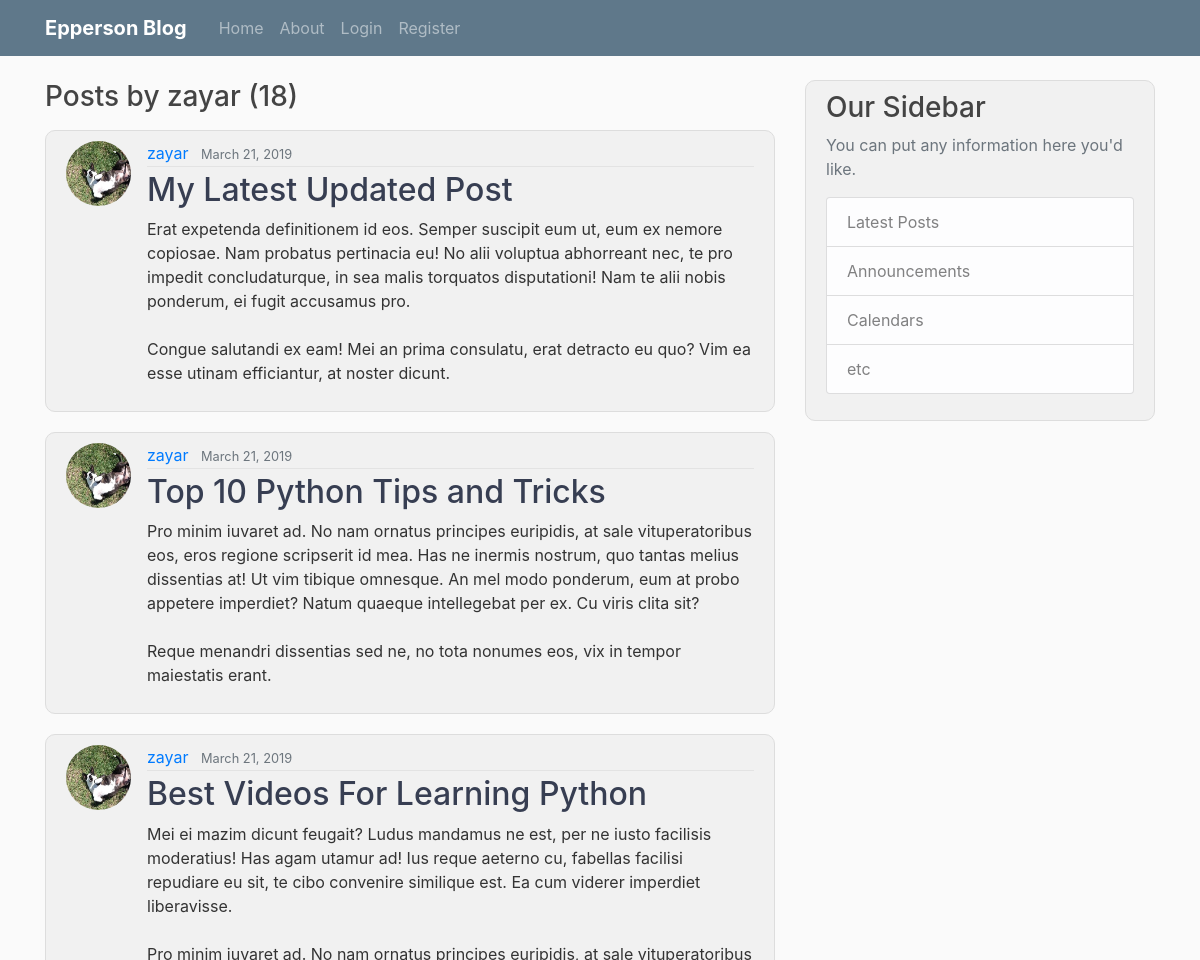
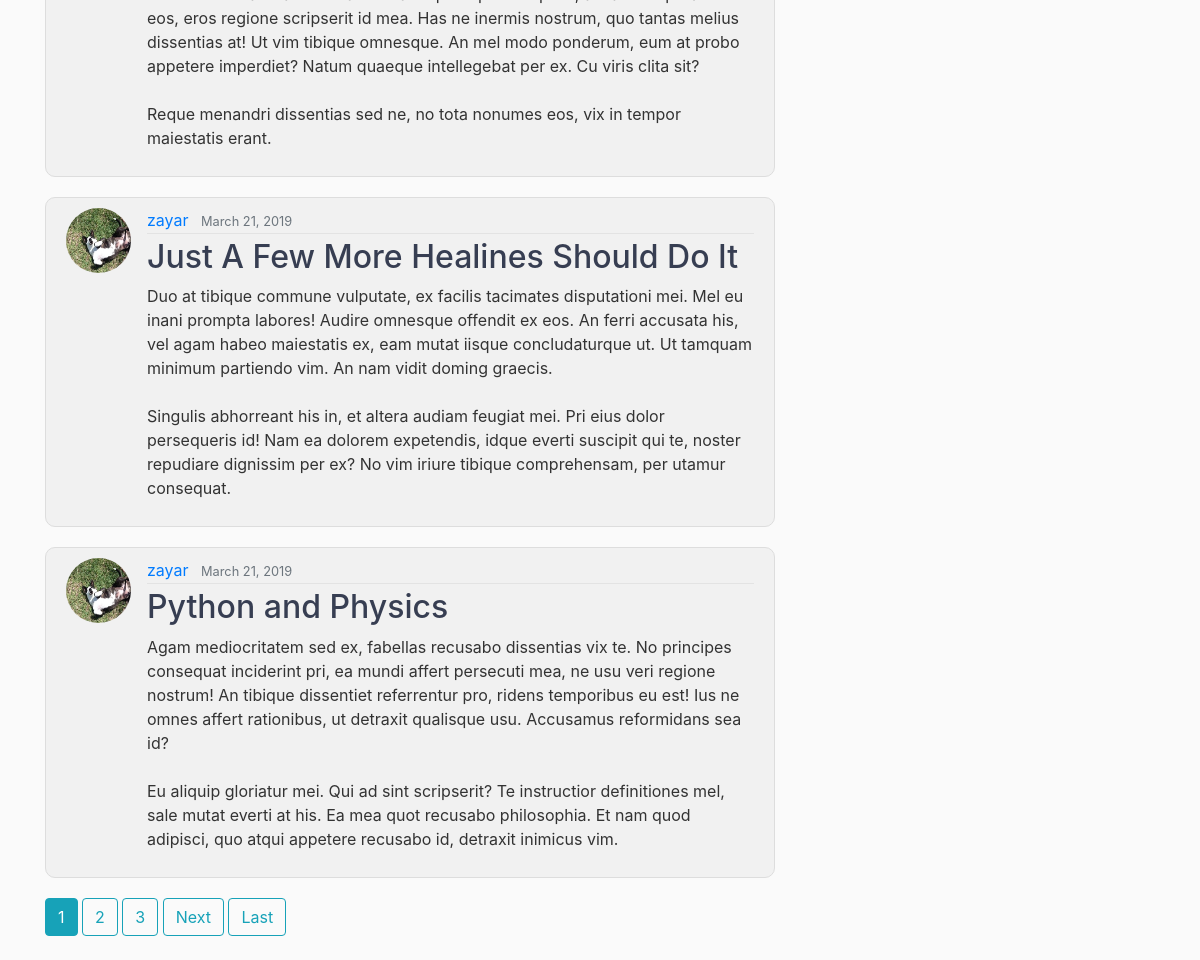
The app's page /user/zayar, older data (2 pictures, top to bottom).
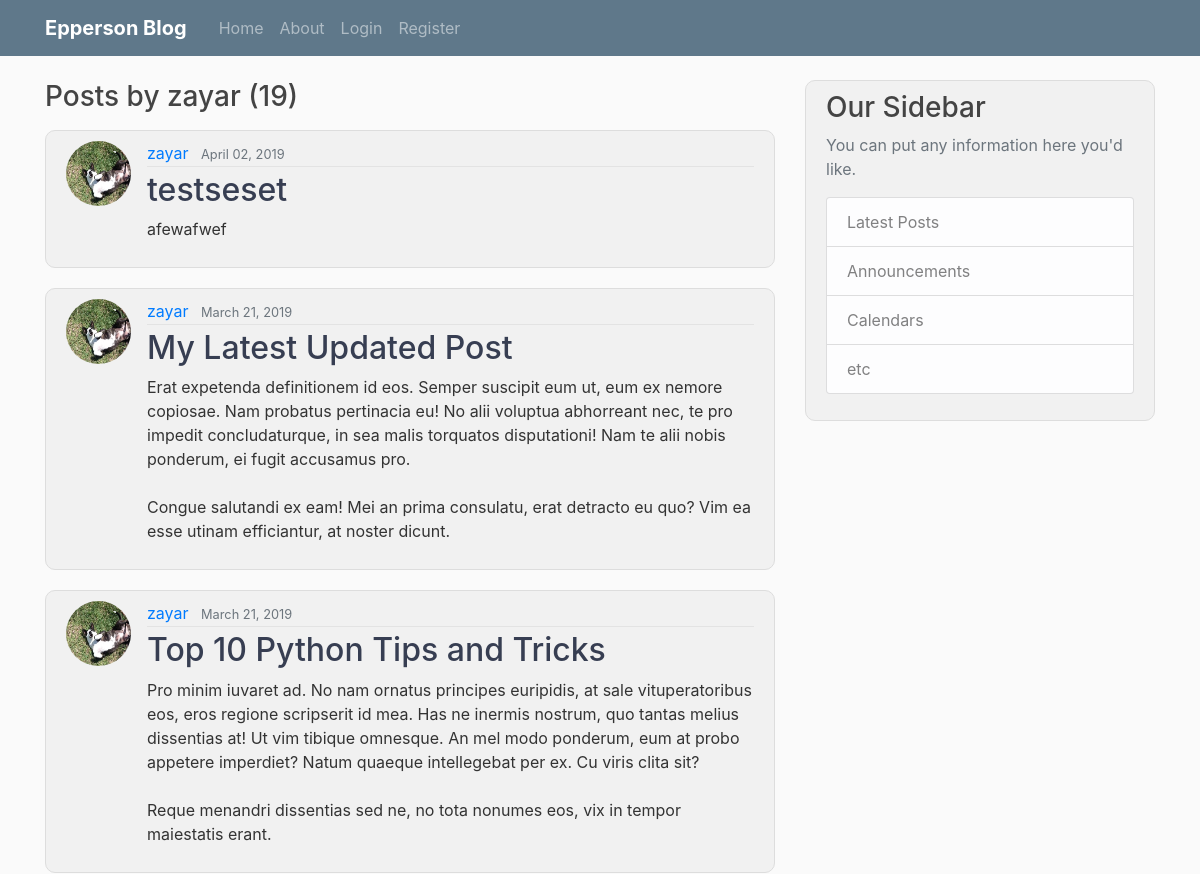
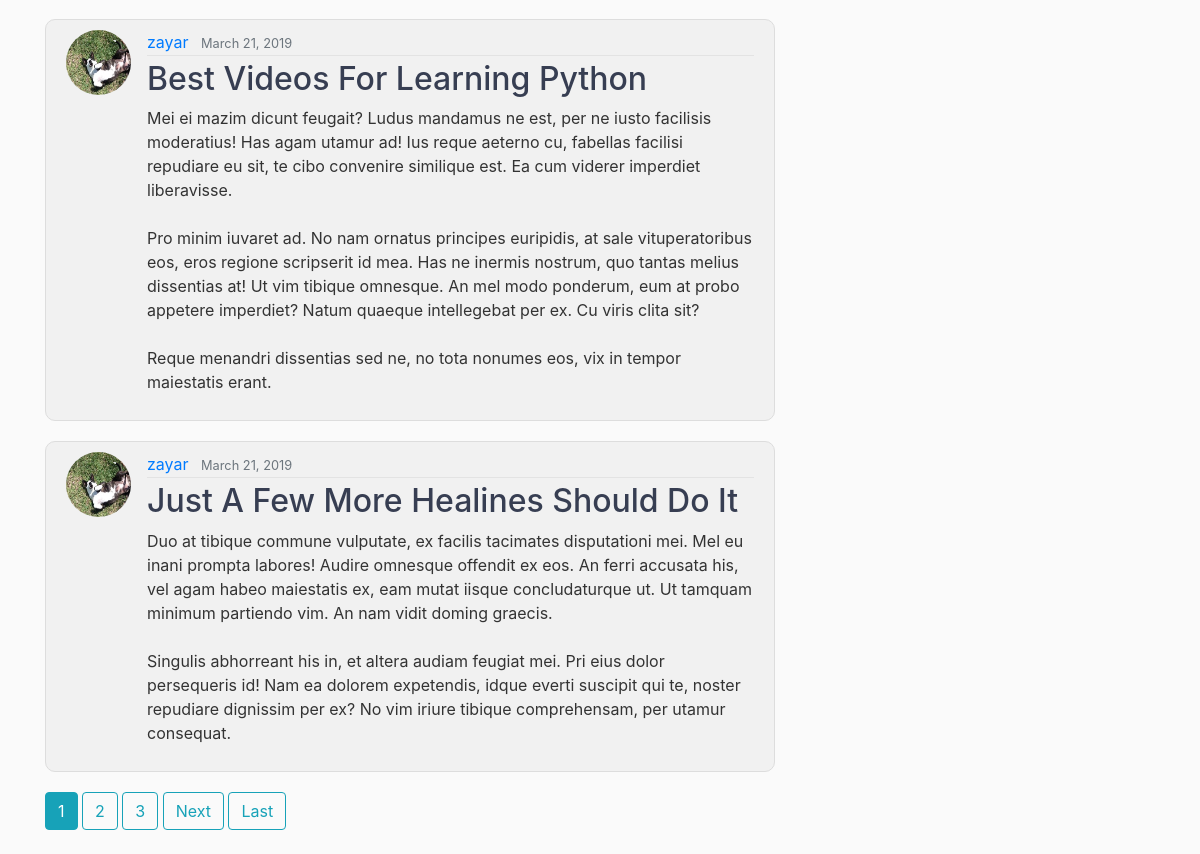
The same page, newer data (2 pictures, top to bottom).
### blog/models.py (models this page shows, shortened)
class Post(models.Model):
    title = models.CharField(max_length=100)
    content = models.TextField()
    date_posted = models.DateTimeField(default=timezone.now)
    author = models.ForeignKey(User, on_delete=models.CASCADE)

### users/models.py (models this page shows, shortened)
class Profile(models.Model):
    user = models.OneToOneField(User, on_delete=models.CASCADE)
    image = models.ImageField(default='default.png', upload_to='profile_pics')

### blog/views.py (the view)
# urls.py: path('user/<str:username>', UserPostListView.as_view(), name='user-posts'),
class UserPostListView(ListView):
    model = Post
    template_name = 'blog/user_posts.html' # <app>/<model>_<viewtype>.html
    context_object_name = 'posts'
    paginate_by = 5
    def get_queryset(self):
        user = get_object_or_404(User, username=self.kwargs.get('username'))
        return Post.objects.filter(author=user).order_by('-date_posted')

### blog/templates/blog/user_posts.html (shortened to what this page needs)
{% extends "blog/base.html" %}
{% block content %}
    <h3 class="mb-3">Posts by {{ view.kwargs.username }} ({{ page_obj.paginator.count }})</h3>
    {% for post in posts %}
        <article class="media content-section">
            <img class="rounded-circle article-img" src="{{ post.author.profile.image.url }}">
            <div class="media-body">
                <div class="article-metadata">
                    <a class="mr-2" href="{% url 'user-posts' post.author.username %}">{{ post.author }}</a>
                    <small class="text-muted">{{ post.date_posted|date:"F d, Y" }}</small>
                </div>
                <h2><a class="article-title" href="{% url 'post-detail' post.id %}">{{ post.title }}</a></h2>
                <p class="article-content">{{ post.content }}</p>
            </div>
        </article>
    {% endfor %}
    {% if is_paginated %}
        {% for num in page_obj.paginator.page_range %}
            {% if page_obj.number == num %}
                <a class="btn btn-info mb-4" href="?page={{ num }}">{{ num }}</a>
            {% elif num > page_obj.number|add:'-3' and num < page_obj.number|add:'3' %}
                <a class="btn btn-outline-info mb-4" href="?page={{ num }}">{{ num }}</a>
            {% endif %}
        {% endfor %}
        {% if page_obj.has_next %}
            <a class="btn btn-outline-info mb-4" href="?page={{ page_obj.next_page_number }}">Next</a>
            <a class="btn btn-outline-info mb-4" href="?page={{ page_obj.paginator.num_pages }}">Last</a>
        {% endif %}
    {% endif %}
{% endblock %}

Row changes from the older to the newer data that the page shows:
no longer on this page (row unchanged): Post: author.profile.image (picture), author "zayar", date_posted "March 21, 2019", title "Python and Physics", content "Agam mediocritatem sed ex, fabellas recusabo dissentias vix te. No principes consequat inciderint pri, ea mundi affert persecuti mea, ne usu veri regione nostrum! An tibique dissentiet referrentur pro, ridens temporibus eu est! Ius ne omnes affert rationibus, ut detraxit qualisque usu. Accusamus reformidans sea id? Eu aliquip gloriatur mei. Qui ad sint scripserit? Te instructior definitiones mel, sale mutat everti at his. Ea mea quot recusabo philosophia. Et nam quod adipisci, quo atqui appetere recusabo id, detraxit inimicus vim."
added Post: author.profile.image (picture), author "zayar", date_posted "April 02, 2019", title "testseset", content "afewafwef"
Text that changed along with them:
{{ page_obj.paginator.count }}: "18" → "19"
